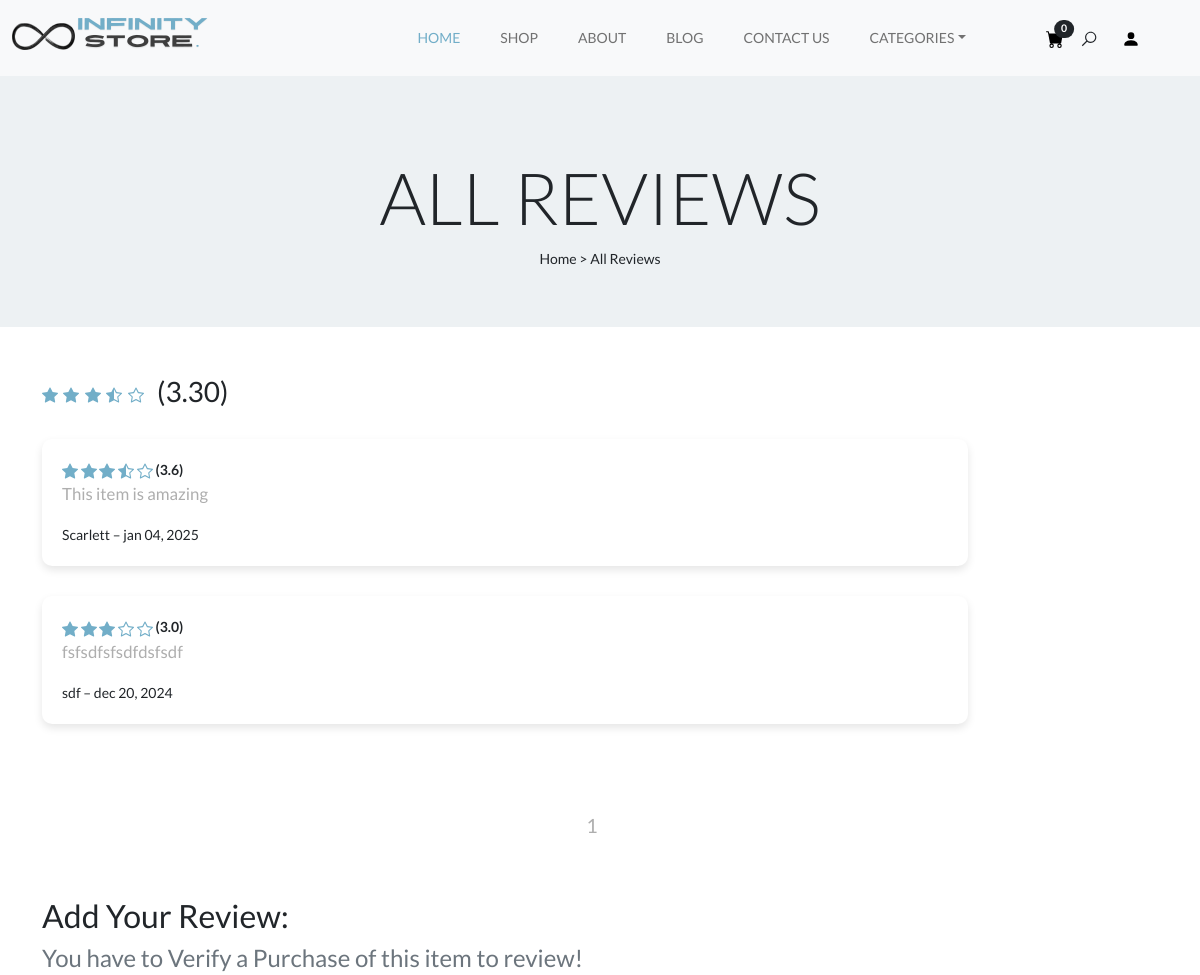
/all-reviews/iphone-12 (upper part), run on an earlier commit of the app's database.
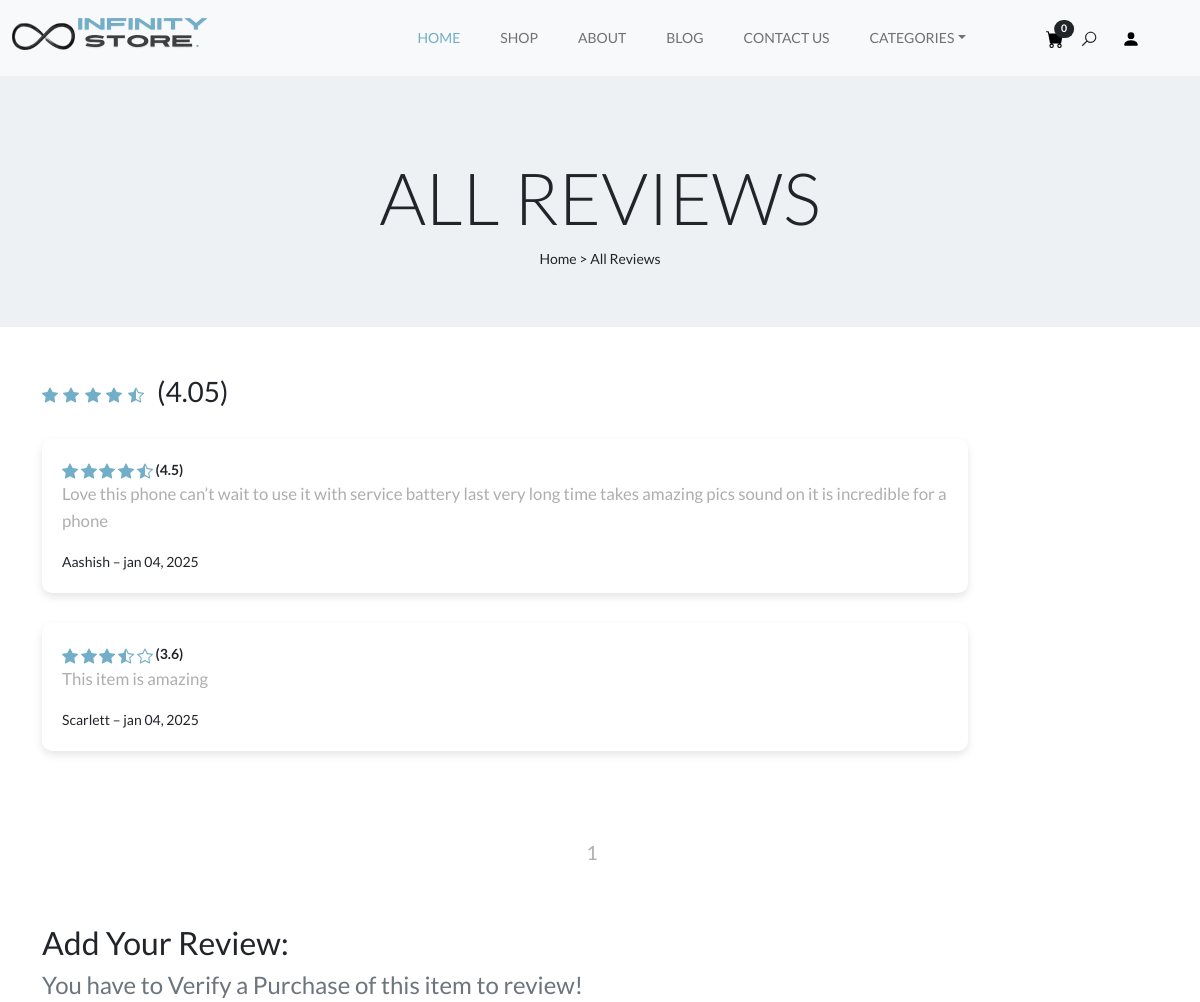
And on a later commit of the database.
### Home/models.py (models this page shows, shortened)
class UserReview(models.Model):
    username = models.CharField(max_length=100)
    review = models.TextField(max_length=500)
    rating = models.DecimalField(
        decimal_places=1, max_digits=3,
        validators=[MinValueValidator(0.0), MaxValueValidator(5.0)],
        null=True, blank=False
    )
    is_useful = models.BooleanField(default=False)
    review_date = models.DateField(default=datetime.date.today)
    review_for = models.ForeignKey(
        Product, on_delete=models.CASCADE, null=True)

### Home/views.py (the view, shortened to what this page needs)
# urls.py: path("all-reviews/<slug:slug>", views.AllReviewsView, name='all-reviews'),
def AllReviewsView(request, slug):
    product = get_object_or_404(Product, slug=slug)
    user_review = None
    verified_order = False
    average_rating = UserReview.objects.filter(review_for__id=product.id).aggregate(Avg('rating'))[
        'rating__avg']
    if request.method == 'POST' and not user_review and verified_order:
        form = UserReviewForm(request.POST)
        if form.is_valid():
            review = form.save(commit=False)
            review.username = request.user.username
            review.review_for = product
            review.save()
            average_rating = UserReview.objects.filter(review_for__id=product.id).aggregate(Avg('rating'))[
                'rating__avg']
            return redirect('all-reviews', slug=slug)
    else:
        form = UserReviewForm() if verified_order and not user_review else None
    reviews = UserReview.objects.filter(review_for=product).exclude(
        username=request.user.username
    ).order_by('-id')
    paginator = Paginator(reviews, 15)
    page_number = request.GET.get('page')
    reviews = paginator.get_page(page_number)
    average_rating = round(
        average_rating, 2) if average_rating is not None else None
    print(average_rating)
    return render(request, "Home/all_reviews_template.html", {
        'form': form,
        'reviews': reviews,
        'user_review': user_review,
        'verified_order': verified_order,
        'average_rating': average_rating
    })

### Home/context_processors.py (called while the page is built)
def categories(request):
    categories = Categories.objects.all().order_by('-id')[:6]
    return {
        'categories': categories
    }

### Home/templatetags/forms_extras.py (called while the page is built)
@register.filter
def floor(value):
    try:
        return math.floor(float(value))
    except (ValueError, TypeError):
        return value

@register.filter
def subtract(value, subtract_value):
    try:
        return float(value) - float(subtract_value)
    except (ValueError, TypeError):
        return value

@register.filter
def in_range(value):
    return range(1, value + 1)

### cart/cart.py (called while the page is built)
    def __len__(self):
        return sum(self.cart.values())

### cart/context_processors.py (called while the page is built)
def cart(request):
    return {
        'cart': Cart(request)
    }

### Home/templates/Home/all_reviews_template.html (shortened to what the changed rows need)
{% extends 'index.html' %}
{% load widget_tweaks %}
{% load forms_extras %}
{% block content %}
  <section class="hero-section position-relative bg-light-blue padding-medium">
    <div class="hero-content">
      <div class="container">
        <div class="row">
          <div class="text-center padding-large no-padding-bottom">
            <h1 class="display-2 text-uppercase text-dark">All Reviews</h1>
          </div>
        </div>
      </div>
    </div>
  </section>
  <div class="container mt-5">
    {% if average_rating is not None %}
      <h3>
        <div class="rating">
          {% if average_rating %}
            {% for star in average_rating|floor|in_range %}
              <svg class="star star-fill">
                <use xlink:href="#star-fill" style="fill:#72AEC8"></use>
              </svg>
            {% endfor %}
            {% if average_rating|floor|subtract:average_rating != 0 %}
              <svg class="star star-half">
                <use xlink:href="#star-half"></use>
              </svg>
            {% endif %}
            {% for star in 5|subtract:average_rating|floor|in_range %}
              <svg class="star star-empty">
                <use xlink:href="#star-empty"></use>
              </svg>
            {% endfor %}
          {% endif %}
          {% if average_rating %}
            <span class="rating-count ps-2">({{ average_rating }})</span>
          {% else %}
            <span class="rating-count ps-2">(no rating yet)</span>
          {% endif %}
        </div>
      </h3>
      <br />
    {% else %}
      <h3>There is no review for the item yet. Be the first one to review!</h3>
      <br />
    {% endif %}
    {% for review in reviews %}
      <div class="review-item row">
        <div class="col-md-10">
          <div class="review-content">
            <div class="rating-container d-flex align-items-center">
              <span class="rating-count">
                <strong>
                  <div class="rating">
                    {% for star in review.rating|floor|in_range %}
                      <svg class="star star-fill">
                        <use xlink:href="#star-fill" style="fill:#72AEC8"></use>
                      </svg>
                    {% endfor %}
                    {% if review.rating|floor|subtract:review.rating != 0 %}
                      <svg class="star star-half">
                        <use xlink:href="#star-half"></use>
                      </svg>
                    {% endif %}
                    {% for star in 5|subtract:review.rating|floor|in_range %}
                      <svg class="star star-empty">
                        <use xlink:href="#star-empty"></use>
                      </svg>
                    {% endfor %}({{ review.rating }})
                  </div>
                </strong>
              </span>
            </div>
            <p>{{ review.review }}</p>
            <div class="review-header">
              <span class="author-name">{{ review.username }}</span>
              <span class="review-date">– {{ review.review_date|date:'b d, Y' }}</span>
            </div>
          </div>
        </div>
      </div>
    {% endfor %}
    {% if reviews %}
      <nav class="navigation paging-navigation text-center padding-medium" role="navigation">
        <div class="pagination loop-pagination d-flex justify-content-center align-items-center">
          {% for num in reviews.paginator.page_range %}
            {% if reviews.number == num %}
              <span aria-current="page" class="page-numbers current pe-3">{{ num }}</span>
            {% else %}
              <a class="page-numbers pe-3" href="?page={{ num }}">{{ num }}</a>
            {% endif %}
          {% endfor %}
        </div>
      </nav>
    {% endif %}
    {% if not user_review %}
      <h2>Add Your Review:</h2>
    {% endif %}
  </div>
{% endblock %}

What changed in the data, as far as the page shows it:
removed UserReview: rating "3.0", review "fsfsdfsfsdfdsfsdf", username "sdf", review_date "dec 20, 2024"
added UserReview: rating "4.5", review "Love this phone can’t wait to use it with service battery last very long time takes amazing pics sound on it is incredible for a phone", username "Aashish", review_date "jan 04, 2025"
Also different on the page:
{{ average_rating }}: "3.30" → "4.05"
